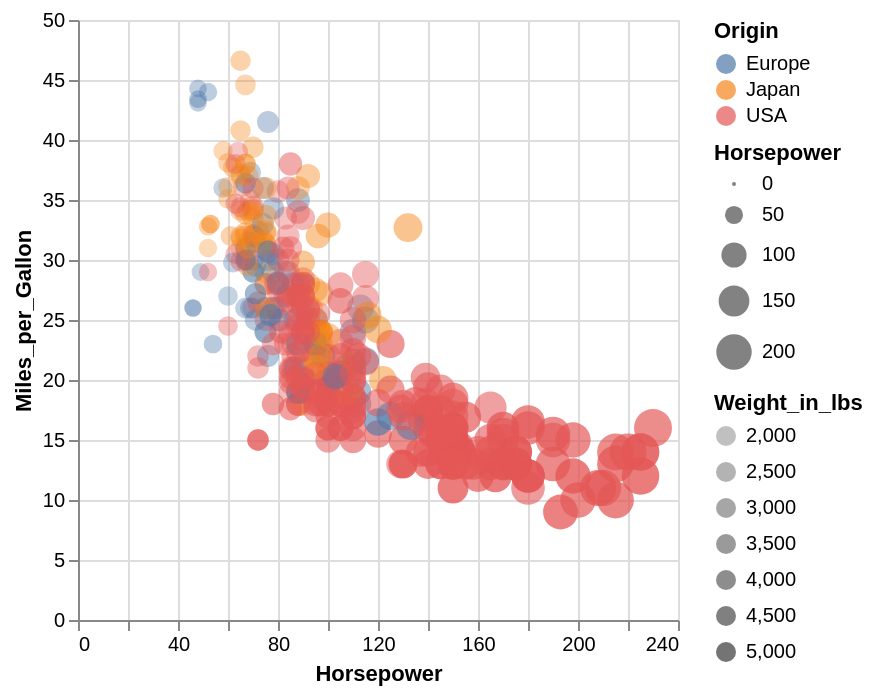

The specification (Vega-Lite) saved for this image:
### Vega-Lite specification from a JSON file in a GitHub repository (floating-point values rounded to 4 significant figures; data arrays with more than 128 entries replaced by an {"elided": "..."} marker saying what was removed)
{"$schema": "https://vega.github.io/schema/vega-lite/v5.json", "data": {"values": {"elided": "406 records"}}, "encoding": {"color": {"field": "Origin", "legend": {"orient": "right"}, "type": "nominal"}, "opacity": {"field": "Weight_in_lbs", "legend": {"orient": "right"}, "type": "quantitative"}, "size": {"field": "Horsepower", "legend": {"orient": "right"}, "type": "quantitative"}, "x": {"field": "Horsepower", "type": "quantitative"}, "y": {"field": "Miles_per_Gallon", "type": "quantitative"}}, "height": 300, "mark": "circle", "width": 300}
